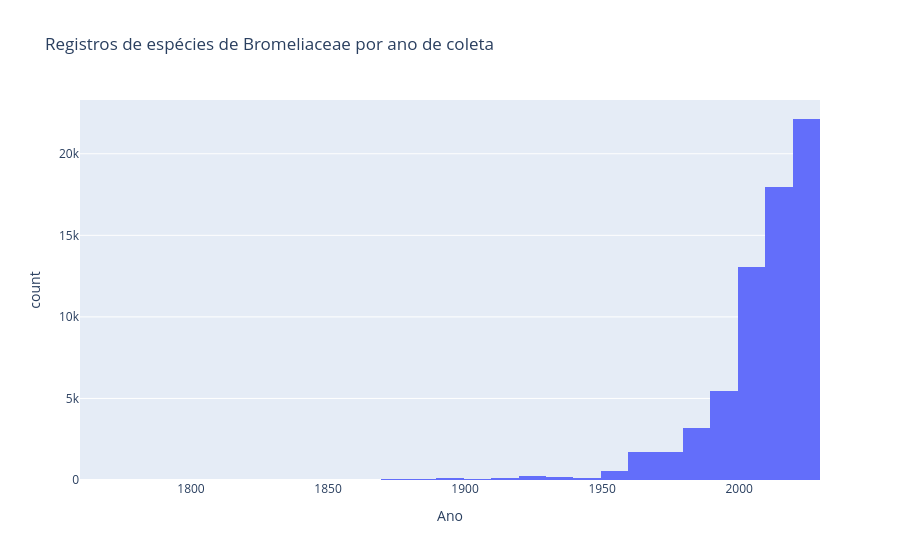

The notebook cell this image was saved under:
### Code cell
fig = px.histogram(Brom_data, x="ano",
                   nbins=50, 
                   title="Registros de espécies de Bromeliaceae por ano de coleta", 
                   labels={"ano": "Ano", "count": "Nº de registros"}, ) 

fig.show()

### Figure 1 — Plotly figure (JSON) as saved in the notebook; plotly's stock layout.template omitted (floating-point values rounded to 4 significant figures; data arrays with more than 128 entries replaced by an {"elided": "..."} marker saying what was removed)
{"data": [{"bingroup": "x", "hovertemplate": "Ano=%{x}<br>count=%{y}<extra></extra>", "legendgroup": "", "marker": {"color": "#636efa", "pattern": {"shape": ""}}, "name": "", "nbinsx": 50, "orientation": "v", "showlegend": false, "type": "histogram", "x": {"elided": "66722 int values"}, "xaxis": "x", "yaxis": "y"}], "layout": {"barmode": "relative", "legend": {"tracegroupgap": 0}, "title": {"text": "Registros de espécies de Bromeliaceae por ano de coleta"}, "xaxis": {"anchor": "y", "domain": [0, 1], "title": {"text": "Ano"}}, "yaxis": {"anchor": "x", "domain": [0, 1], "title": {"text": "count"}}}}
